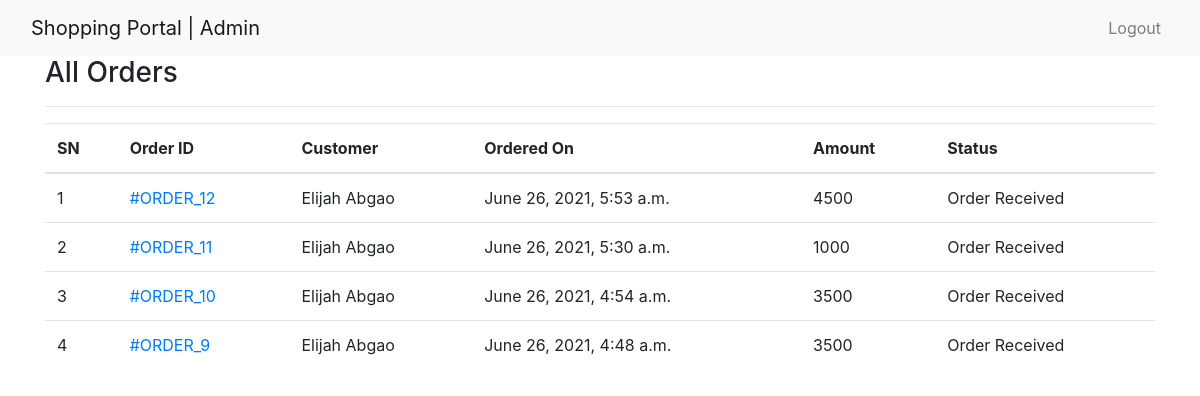
The app's page /admin-all-orders/ (signed in) with its own data.
### ecomapp/models.py (models this page shows, shortened)
class Order(models.Model):
    cart = models.OneToOneField(Cart, on_delete=models.CASCADE)
    fullname = models.CharField(max_length=200)
    barangay = models.CharField(max_length=200, null=True, blank=True)
    street = models.CharField(max_length=200, null=True, blank=True)
    city = models.CharField(max_length=200, null=True, blank=True)
    province = models.CharField(max_length=200, null=True, blank=True)
    postal = models.IntegerField(null=True, blank=True)
    mobile = models.CharField(max_length=11)
    email = models.EmailField(null=True, blank=True)
    subtotal = models.PositiveIntegerField()
    discount = models.PositiveIntegerField()
    total = models.PositiveIntegerField()
    order_status = models.CharField(max_length=50, choices=ORDER_STATUS)
    created_at = models.DateTimeField(auto_now_add=True)
    payment_completed = models.BooleanField(default=False, null=True, blank=True)
    number = models.CharField(max_length=20)
    transaction_id = models.CharField(max_length=255)

### ecomapp/views.py (the view)
# urls.py: path("admin-all-orders/", AdminOrderListView.as_view(), name="adminorderlist"),
class AdminOrderListView(AdminRequiredMixin, ListView):
    template_name = "adminpages/adminorderlist.html"
    queryset = Order.objects.all().order_by("-id")
    context_object_name = "allorders"

### ecomapp/views.py (called while the page is built)
    def dispatch(self, request, *args, **kwargs):
        if request.user.is_authenticated and Admin.objects.filter(user=request.user).exists():
            pass
        else:
            return redirect("/admin-login/")
        return super().dispatch(request, *args, **kwargs)

### templates/adminpages/adminorderlist.html (shortened to what this page needs)
{% extends 'adminpages/adminbase.html' %}
{% block content %}
<div class="container">
    <div class="row">
        <div class="col-md-12">
            <h3>All Orders</h3><hr>
            <table class="table">
                <thead>
                    <tr>
                        <th>SN</th>
                        <th>Order ID </th>
                        <th>Customer</th>
                        <th>Ordered On</th>
                        <th>Amount</th>
                        <th>Status</th>
                    </tr>
                </thead>
                <tbody>
                    {% for order in allorders %}
                    <tr>
                        <td>{{forloop.counter}}</td>
                        <td><a href="{% url 'ecomapp:adminorderdetail' order.id %}">#ORDER_{{order.id}}</a></td>
                        <td>{{order.fullname}}</td>
                        <td>{{order.created_at}}</td>
                        <td>{{order.total}}</td>
                        <td>{{order.order_status}}</td>
                    </tr>
                    {% endfor %}
                </tbody>
            </table>
        </div>
    </div>
</div>
{% endblock %}

### records on screen
Order: id "12", fullname "Elijah Abgao", created_at "June 26, 2021, 5:53 a.m.", total "4500", order_status "Order Received"
Order: id "11", fullname "Elijah Abgao", created_at "June 26, 2021, 5:30 a.m.", total "1000", order_status "Order Received"
Order: id "10", fullname "Elijah Abgao", created_at "June 26, 2021, 4:54 a.m.", total "3500", order_status "Order Received"
Order: id "9", fullname "Elijah Abgao", created_at "June 26, 2021, 4:48 a.m.", total "3500", order_status "Order Received"
